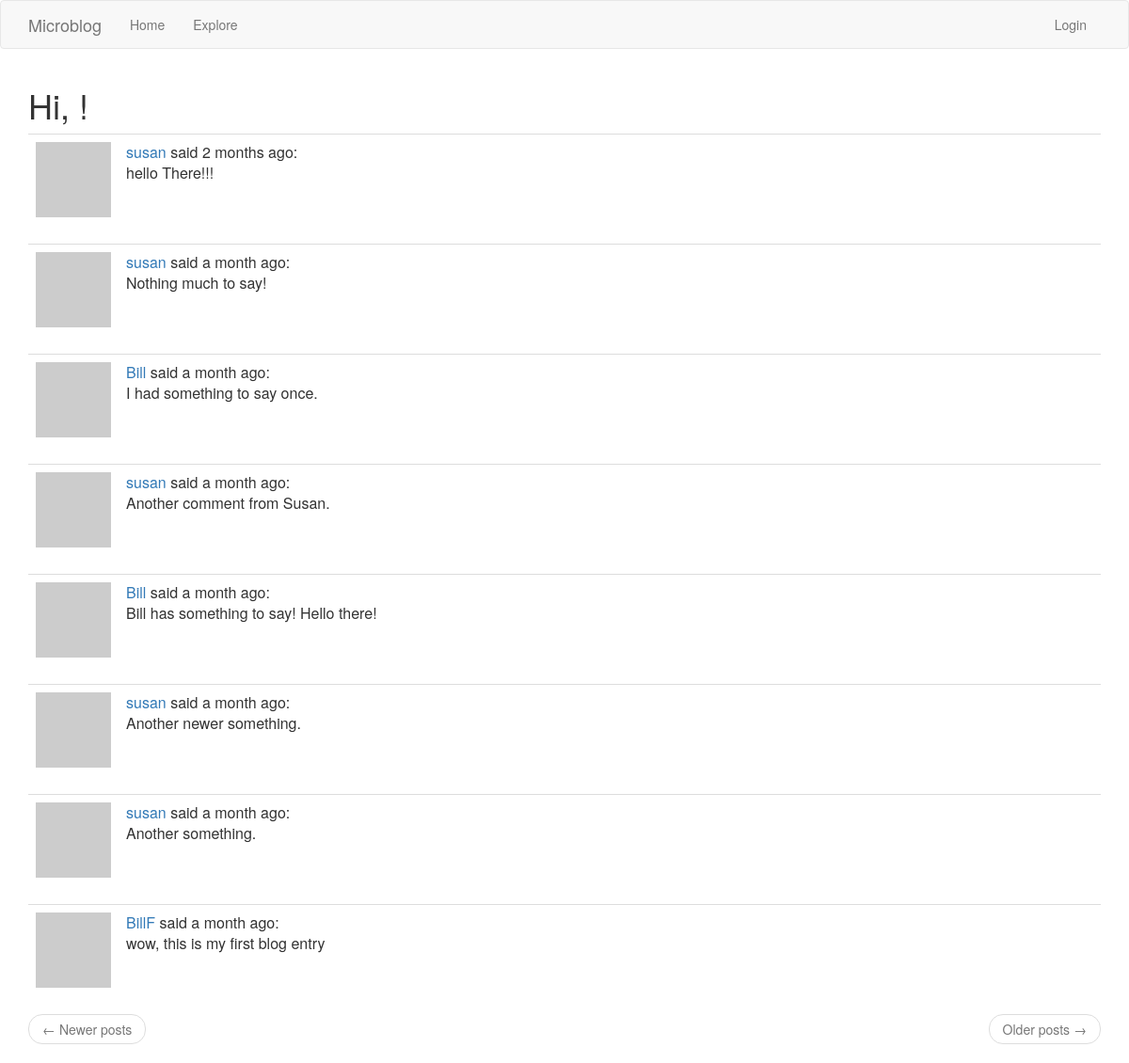
The page /debug on the database as committed earlier.
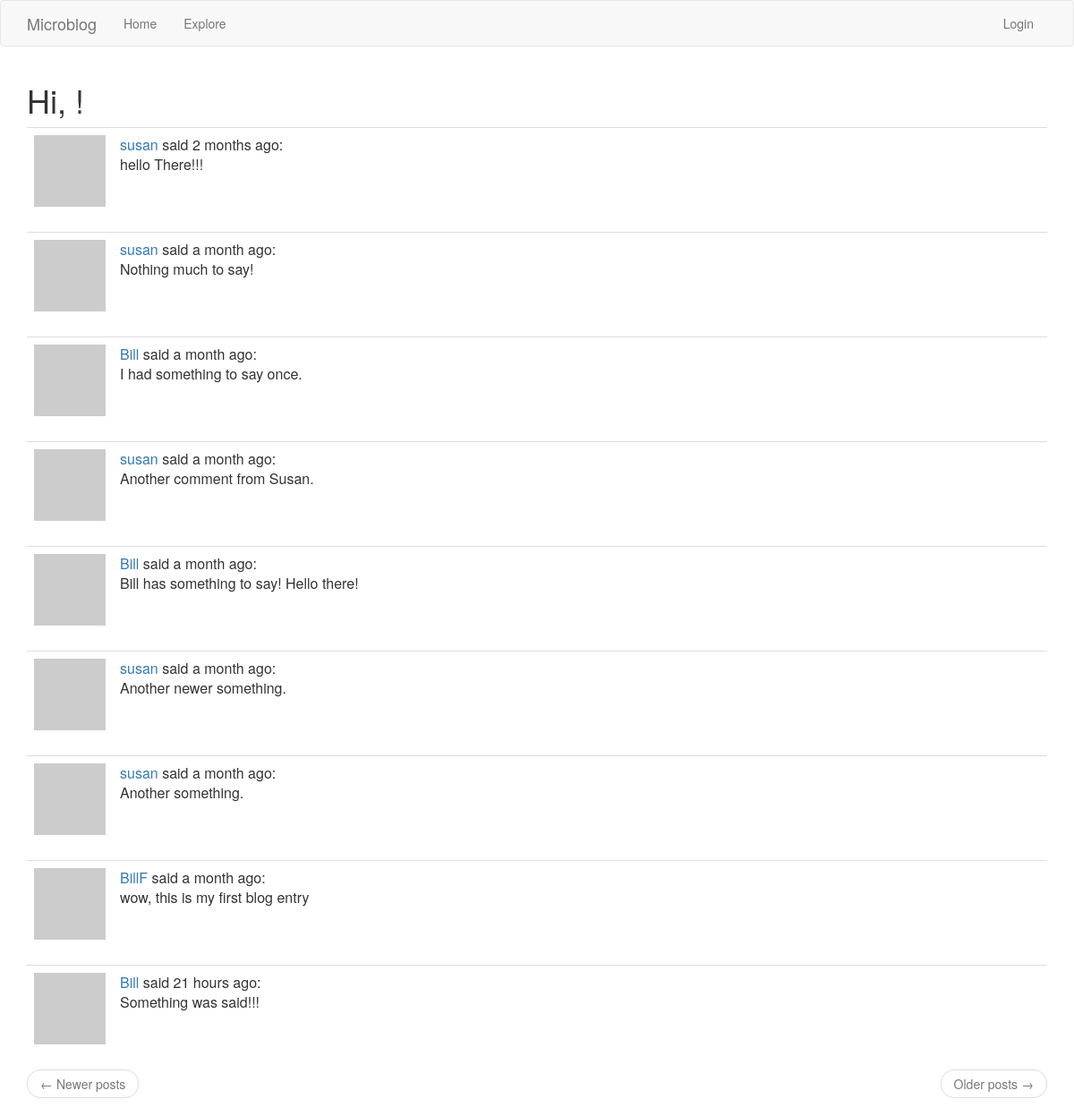
The same page on the database as committed later.
### app/models.py (models this page shows, shortened)
class Post(db.Model):
    id = db.Column(db.Integer, primary_key=True)
    body = db.Column(db.String(140))
    timestamp = db.Column(db.DateTime, index=True, default=datetime.utcnow)
    user_id = db.Column(db.Integer, db.ForeignKey('user.id'))

class User(UserMixin, db.Model):
    id = db.Column(db.Integer, primary_key=True)
    username = db.Column(db.String(64), index=True, unique=True)
    email = db.Column(db.String(120), index=True, unique=True)
    password_hash = db.Column(db.String(128))
    posts = db.relationship('Post', backref='author', lazy='dynamic')
    about_me = db.Column(db.String(140))
    last_seen = db.Column(db.DateTime, default=datetime.utcnow)
    followed = db.relationship(
        'User', secondary=followers,
        primaryjoin=(followers.c.follower_id == id),
        secondaryjoin=(followers.c.followed_id == id),
        backref=db.backref('followers', lazy='dynamic'), lazy='dynamic')
    def avatar(self, size):
        digest = md5(self.email.lower().encode('utf-8')).hexdigest()
        return 'https://www.gravatar.com/avatar/{}?d=identicon&s={}'.format(
            digest, size)

### app/routes.py (the view)
@app.route('/debug')
def debug_it():
    posts = Post.query.all()
    return render_template('index.html', title='Explore', posts=posts)

### app/routes.py (called while the page is built)
@app.before_request
def before_request():
    if current_user.is_authenticated:
        current_user.last_seen = datetime.utcnow()
        db.session.commit()

### app/templates/index.html (shortened to what this page needs)
{% extends "base.html" %}
{% import 'bootstrap/wtf.html' as wtf %}
{% block app_content %}
    <h1>Hi, {{ current_user.username }}!</h1>
    {% for post in posts %}
        {% include '_post.html' %}
    {% endfor %}
    <nav aria-label="...">
        <ul class="pager">
            <li class="previous{% if not prev_url %} disabled{% endif %}">
                <a href="{{ prev_url or '#' }}">
                    <span aria-hidden="true">&larr;</span> Newer posts
                </a>
            </li>
            <li class="next{% if not next_url %} disabled{% endif %}">
                <a href="{{ next_url or '#' }}">
                    Older posts <span aria-hidden="true">&rarr;</span>
                </a>
            </li>
        </ul>
    </nav>
{% endblock %}

### app/templates/_post.html
    <table class="table table-hover">
        <tr>
            <td width="70px">
                <a href="{{ url_for('show_user', username=post.author.username) }}">
                    <img src="{{ post.author.avatar(70) }}" />
                </a>
            </td>
            <td>
                <a href="{{ url_for('show_user', username=post.author.username) }}">
                    {{ post.author.username }}
                </a>
                said {{ moment(post.timestamp).fromNow() }}:
                <br>
                {{ post.body }}
            </td>
        </tr>
    </table>

Rows that differ between the two databases and show on the page:
added Post: author.username "Bill", timestamp "21 hours ago", body "Something was said!!!"
